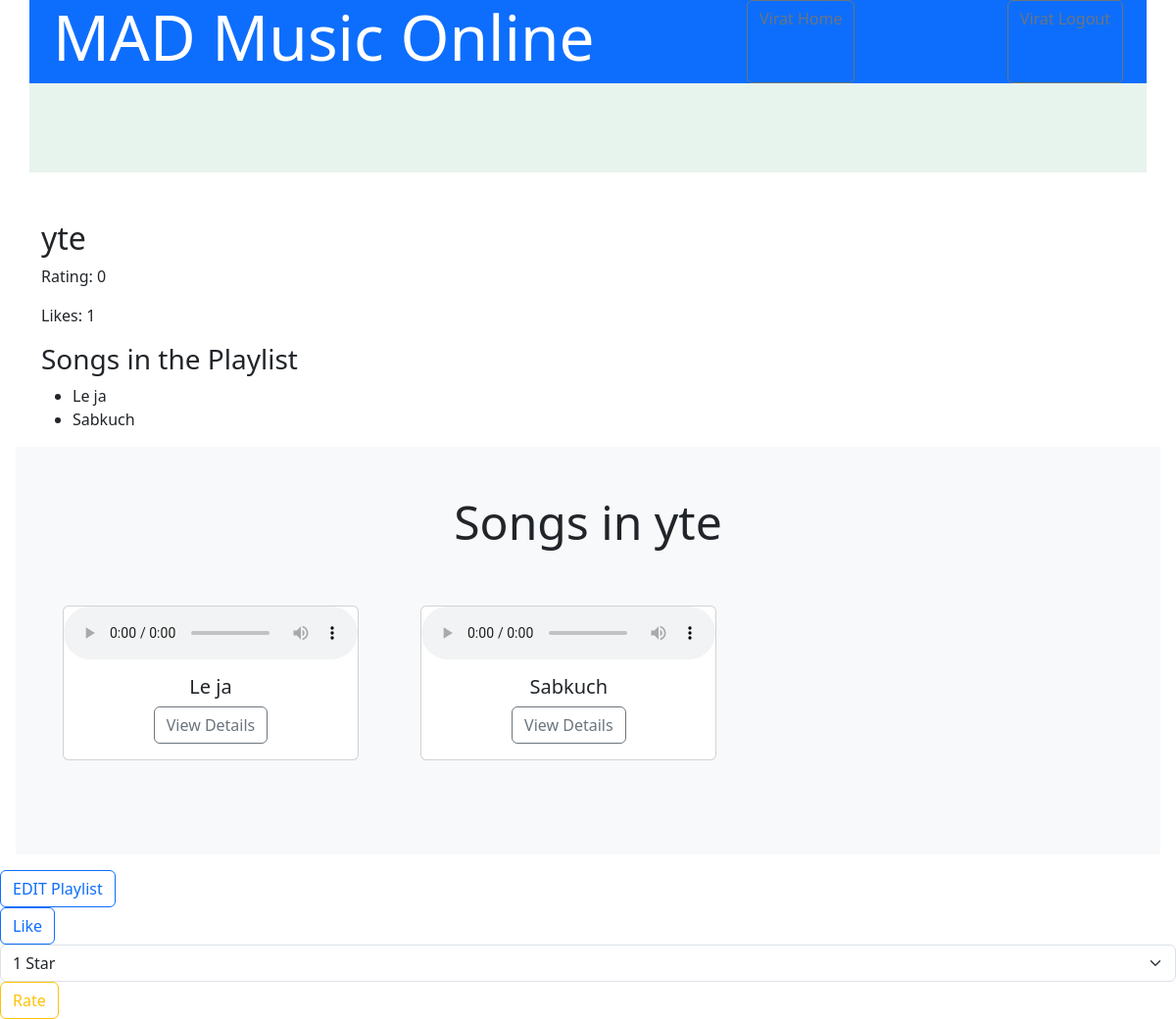
The page /playlist/2 (signed in) on the database its author committed.
### application/models.py (models this page shows)
class Playlist(db.Model):
    __tablename__ = 'playlist'
    __table_args__ = {'extend_existing': True}
    id = db.Column(db.Integer, autoincrement = True, primary_key = True )
    name = db.Column(db.String(50), nullable = False, unique = True )
    likes = db.Column(db.Integer, default=0)
    ratings = db.relationship('PlaylistRating', backref='playlist', lazy=True)
    avg_rating = db.Column(db.Integer, default= 0)
    pl_songs = db.relationship(
        'Song',
        secondary=songs,
        primaryjoin='Playlist.id == songs.c.playlist_id',
        secondaryjoin='Song.id == songs.c.song_id',
        backref=db.backref('associated_playlists', lazy=True),
        cascade='all',
        single_parent=True,
    )
    pl_users = db.relationship('User', secondary = users, lazy='subquery',
            backref=db.backref('associated_playlists', lazy=True))

class Song(db.Model):
    __tablename__ = 'song'
    __table_args__ = {'extend_existing': True}
    id = db.Column(db.Integer, autoincrement = True, primary_key = True )
    name = db.Column(db.String(100), nullable = False, unique = True )
    lyrics = db.Column(db.String(10000), nullable= False)
    audio = db.Column(db.String(10000), nullable= False)
    creater_id = db.Column(db.Integer, db.ForeignKey('user.id'), nullable= False)
    created_on =db.Column(db.DateTime(timezone=True), default =datetime.utcnow())
    duration= db.Column(db.Integer, default = 0)
    likes = db.Column(db.Integer, default=0)
    ratings = db.relationship('SongRating', backref='song', lazy=True)
    avg_rating = db.Column(db.Integer, default= 0)
    album_id = db.Column(db.Integer, db.ForeignKey('album.id'), nullable= True)
    is_abusive = db.Column(db.Boolean, default = 0)
    playlists = db.relationship(
        'Playlist',
        secondary=songs,
        primaryjoin='Song.id == songs.c.song_id',
        secondaryjoin='Playlist.id == songs.c.playlist_id',
        backref=db.backref('associated_songs', lazy=True),
        cascade='all',
        single_parent=True,
    )

### application/controllers.py (the view)
@app.route('/playlist/<int:playlist_id>')
def playlist_details(playlist_id):
    playlist = Playlist.query.get(playlist_id)
    email = session['user_email']
    user = db.session.query(User).filter_by(email=email).first()
    all_songs = db.session.query(Song).all()
    if not playlist:
        flash('Playlist not found.', 'error')
        return redirect(url_for('user_home'))  # Replace with the actual route
    return render_template('playlist_detail.html', playlist=playlist, user=user, all_songs=all_songs)

### templates/playlist_detail.html (shortened to what this page needs)
<!DOCTYPE html>
<html lang="en">
<head>
    <link href="https://cdn.jsdelivr.net/npm/bootstrap@5.3.2/dist/css/bootstrap.min.css" rel="stylesheet"
>
    <link rel="stylesheet" href="{{url_for('static', filename = 'style.css')}}"/>
</head>
<nav class="container text-center bg-primary text-white">
    <div class="container d-flex flex-column flex-md-row justify-content-between">
        <h1 class="display-3">MAD Music Online</h1>
        <a class="btn btn-outline-secondary" href="/user_home">  {{ user.firstname }} Home </a>
        <a class="btn btn-outline-secondary" href="/user_login">  {{ user.firstname }} Logout </a>
    </div>
</nav>
    <body>
        <div class="container text-center bg-success p-2 text-dark bg-opacity-10">
            <div class="col-8 gx=5">
                <h1 class="display-4"> &nbsp;&nbsp;&nbsp; &nbsp;&nbsp;
                </h1>
            </div>
        </div>
    <div class="container mt-5">
        <h2>{{ playlist.name }}</h2>
        <p>Rating: {{ playlist.avg_rating|round(2) }}</p>
        <p> Likes: {{ playlist.likes }}</p>
        <h3>Songs in the Playlist</h3>
        <ul>
            {% for song in playlist.pl_songs %}
            <li>{{ song.name }}</li>
            {% endfor %}
        </ul>
    </div>
    <div class="position-relative overflow-hidden p-3 p-md-5 m-md-3 text-center bg-light">
        {% if playlist %}
        <h2 class="display-5"> Songs in {{playlist.name}} </h2>
        <div class="row g-4 py-5 row-cols-1 row-cols-lg-3">
            {% for song in playlist.pl_songs %}
            <div class="col d-flex align-items-start">
                <div class="card flex-shrink-0" >
                    <audio controls>
                        <source src="{{ url_for('static', filename=song.audio) }}" type="audio/mp3">
                    </audio>
                    <div class="card-body">
                        <h5  class="card-title">{{ song.name }}</h5>
                        <a class="btn btn-outline-secondary" href="/song/{{song.id}}">View Details</a>
                    </div>
                </div>
            </div>
            {% endfor %}
        </div>
        {% endif %}
    </div>
<form action="{{ url_for('edit_playlist', playlist_id=playlist.id) }}" method="get">
    <button type="submit" class="btn btn-outline-primary">EDIT Playlist</button>
</form>
<form action="{{ url_for('like_playlist', playlist_id=playlist.id) }}" method="post">
    <button type="submit" class="btn btn-outline-primary">Like</button>
</form>
<form action="{{ url_for('rate_playlist', playlist_id=playlist.id) }}" method="post">
    <select name="rating" class="form-select">
        <option value="1">1 Star</option>
    </select>
    <button type="submit" class="btn btn-outline-warning">Rate</button>
</form>
</body>
</html>

### static/style.css (style rules this page uses)
button { position: flex; display : inline-block; right: 400px ; padding-top: 20px; padding-bottom: 20px; text-emphasis: 20px; touch-action: pinch-zoom; padding-inline-start: 2cm; }

### rows shown on the page
Playlist: name "yte", avg_rating "0", likes "1"
Song: name "Le ja"
Song: name "Sabkuch"
